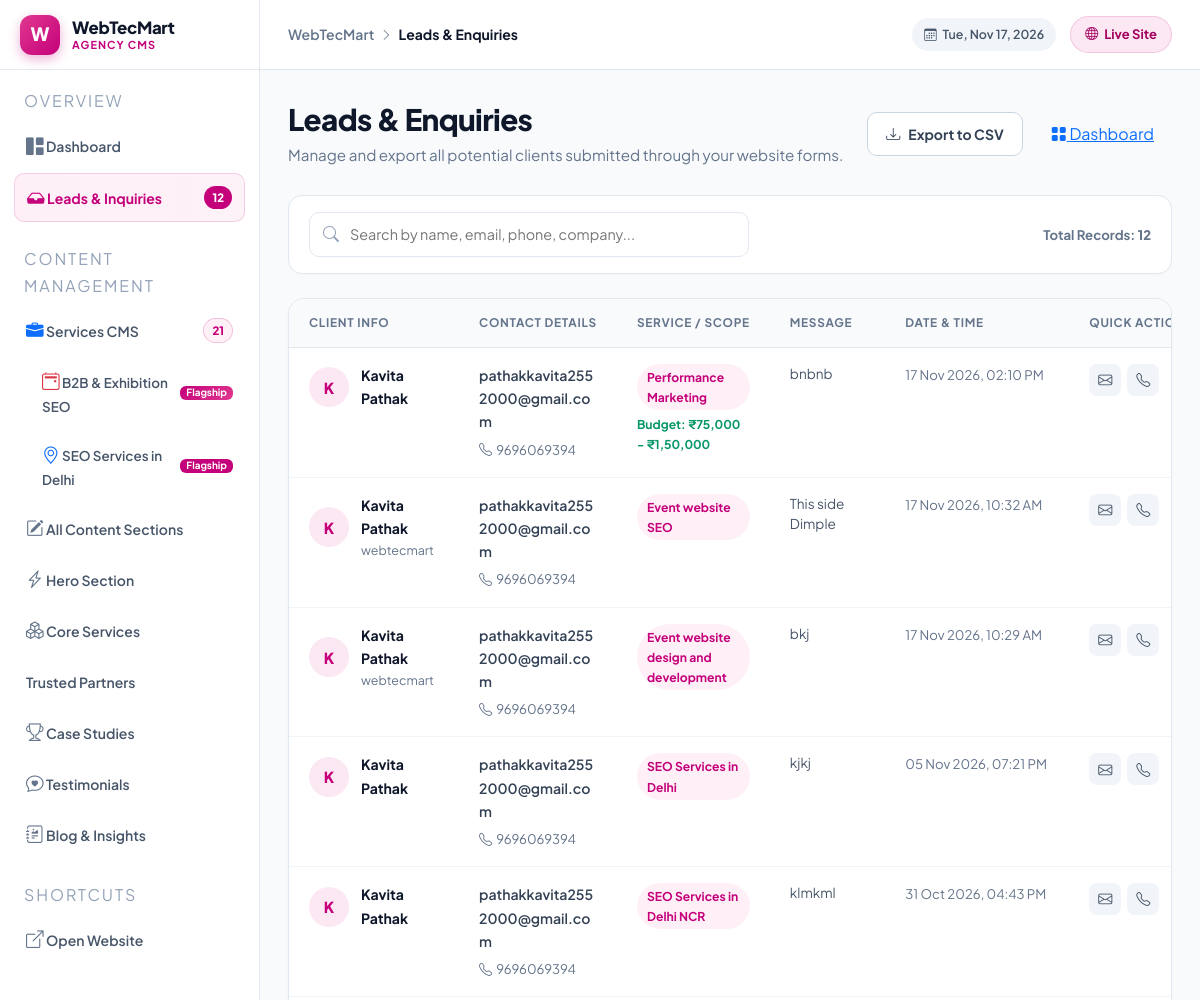
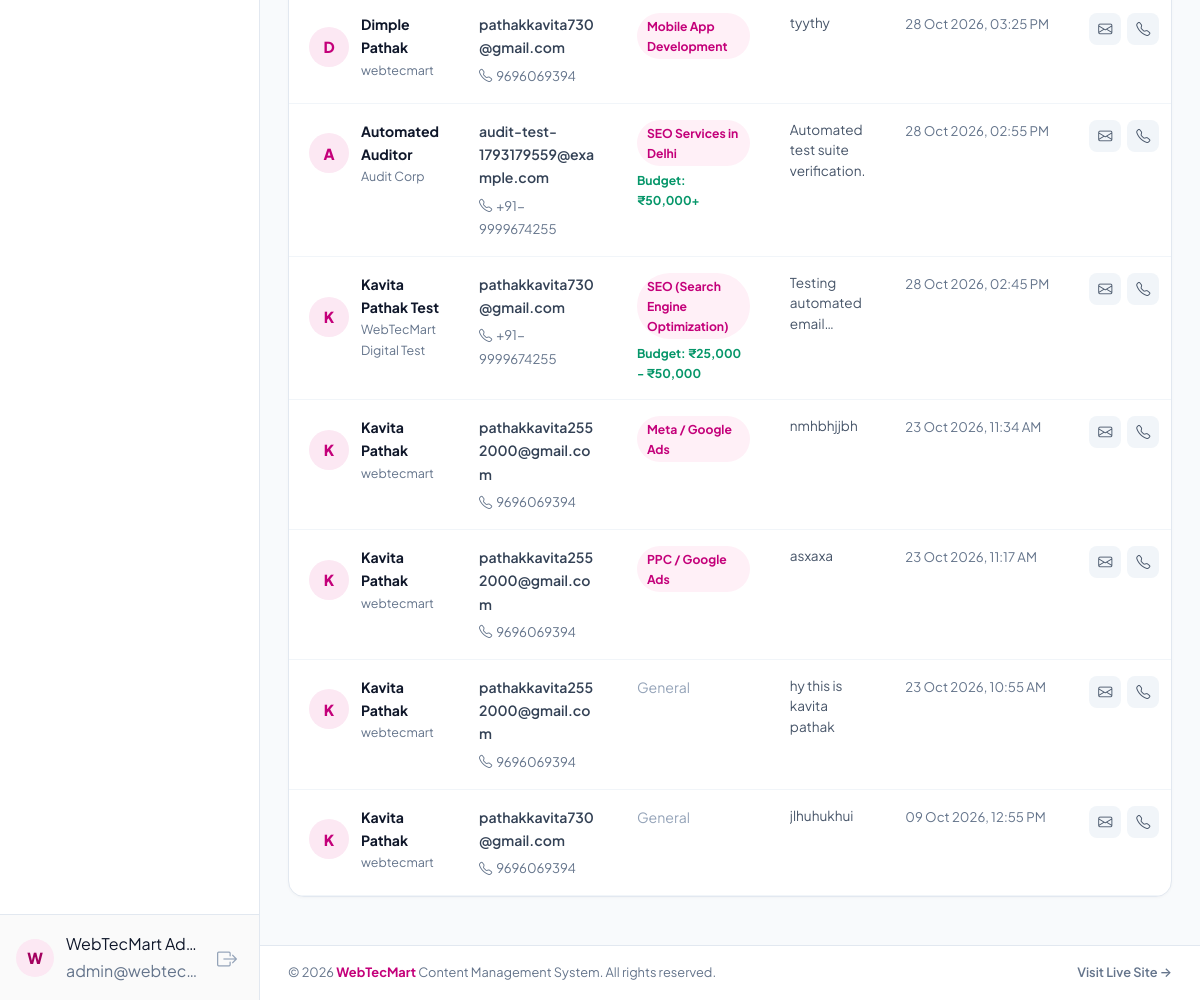
Screenshot of /admin/leads.php (signed in) with the database file from the repository (2 pictures, top to bottom).
### tables this page shows
CREATE TABLE leads (
            id INTEGER PRIMARY KEY AUTOINCREMENT,
            name TEXT NOT NULL,
            email TEXT NOT NULL,
            phone TEXT,
            company TEXT,
            service TEXT,
            budget TEXT,
            message TEXT,
            created_at DATETIME DEFAULT CURRENT_TIMESTAMP
        );

### config.php (called while the page is built, shortened)
<?php
function formatDatabaseDateTime(string $value, string $format = 'd M Y, h:i A'): string
{
    $storedDate = new DateTimeImmutable($value, new DateTimeZone('UTC'));
    $appTimezone = new DateTimeZone(date_default_timezone_get());
    return $storedDate->setTimezone($appTimezone)->format($format);
}
function db(): PDO
{
    static $pdo;
    if ($pdo instanceof PDO) {
        return $pdo;
    }
    $pdo = new PDO('sqlite:' . DB_PATH);
    $pdo->setAttribute(PDO::ATTR_ERRMODE, PDO::ERRMODE_EXCEPTION);
    $pdo->setAttribute(PDO::ATTR_DEFAULT_FETCH_MODE, PDO::FETCH_ASSOC);
    return $pdo;
}
function e(string $value): string
{
    return htmlspecialchars($value ?? '', ENT_QUOTES, 'UTF-8');
}

### admin/leads.php (the view, shortened to what this page needs)
<?php
require_once __DIR__ . '/../config.php';
$leads = db()->query('SELECT * FROM leads ORDER BY created_at DESC')->fetchAll();
$initial = static function (string $name): string {
    $name = trim($name);
    if ($name === '') return '?';
    return function_exists('mb_strtoupper') ? mb_strtoupper(mb_substr($name, 0, 1)) : strtoupper(substr($name, 0, 1));
};
require_once __DIR__ . '/templates/header.php';
?>
<div class="leads-header-row">
    <div>
        <h1>Leads &amp; Enquiries</h1>
        <p>Manage and export all potential clients submitted through your website forms.</p>
    </div>
    <div style="display: flex; gap: 10px;">
        <a href="/admin/leads.php?export=csv" class="leads-export-btn">
            <i class="bi bi-download"></i> Export to CSV
        </a>
        <a href="/admin/dashboard.php" class="dash-action-btn primary" style="padding: 9px 18px; border-radius: 10px;">
            <i class="bi bi-grid-fill"></i> Dashboard
        </a>
    </div>
</div>
<div class="leads-toolbar">
    <div class="leads-search-box">
        <input type="text" id="leadSearch" class="leads-search-input" placeholder="Search by name, email, phone, company..." aria-label="Search leads">
    </div>
    <div>
        <span style="font-size: 0.825rem; font-weight: 700; color: #64748B;">Total Records: <strong><?= count($leads) ?></strong></span>
    </div>
</div>
<div class="leads-card">
    <?php if (empty($leads)): ?>
        <div style="padding: 60px 24px; text-align: center;">
            <div style="width: 64px; height: 64px; border-radius: 20px; background: #FFF0F7; color: #C4007A; display: inline-flex; align-items: center; justify-content: center; font-size: 1.8rem; margin-bottom: 14px;">
                <i class="bi bi-inbox"></i>
            </div>
            <h3 style="font-size: 1.1rem; font-weight: 800; color: #0F172A; margin: 0 0 6px;">No leads recorded yet</h3>
            <p style="font-size: 0.9rem; color: #64748B; margin: 0;">Whenever visitors submit a proposal or consultation form, they will appear here instantly.</p>
        </div>
    <?php else: ?>
        <div class="table-responsive leads-desktop-table">
            <table class="leads-table" id="leadsTable">
                <thead>
                    <tr>
                        <th>Client Info</th>
                        <th>Contact Details</th>
                        <th>Service / Scope</th>
                        <th>Message</th>
                        <th>Date &amp; Time</th>
                        <th>Quick Actions</th>
                    </tr>
                </thead>
                <tbody>
                    <?php foreach ($leads as $l):
                        $searchText = strtolower(implode(' ', [
                            $l['name'] ?? '',
                            $l['email'] ?? '',
                            $l['phone'] ?? '',
                            $l['company'] ?? '',
                            $l['service'] ?? '',
                            $l['message'] ?? ''
                        ]));
                    ?>
                        <tr class="lead-row" data-search="<?= e($searchText) ?>">
                            <td>
                                <div style="display: flex; align-items: center; gap: 12px;">
                                    <div class="leads-avatar-circle"><?= e($initial((string) $l['name'])) ?></div>
                                    <div>
                                        <div style="font-weight: 700; color: #0F172A;"><?= e($l['name']) ?></div>
                                        <?php if (!empty($l['company'])): ?>
                                            <div style="font-size: 0.78rem; color: #64748B;"><?= e($l['company']) ?></div>
                                        <?php endif; ?>
                                    </div>
                                </div>
                            </td>
                            <td>
                                <div>
                                    <a href="mailto:<?= e($l['email']) ?>" style="color: #334155; text-decoration: none; font-weight: 600;">
                                        <?= e($l['email']) ?>
                                    </a>
                                </div>
                                <?php if (!empty($l['phone'])): ?>
                                    <div style="margin-top: 4px;">
                                        <a href="tel:<?= e($l['phone']) ?>" style="color: #64748B; text-decoration: none; font-size: 0.825rem;">
                                            <i class="bi bi-telephone me-1"></i><?= e($l['phone']) ?>
                                        </a>
                                    </div>
                                <?php endif; ?>
                            </td>
                            <td>
                                <?php if (!empty($l['service'])): ?>
                                    <span class="lead-tag"><?= e($l['service']) ?></span>
                                <?php else: ?>
                                    <span style="color: #94A3B8;">General</span>
                                <?php endif; ?>
                                <?php if (!empty($l['budget'])): ?>
                                    <div style="font-size: 0.76rem; color: #059669; font-weight: 700; margin-top: 4px;">
                                        Budget: <?= e($l['budget']) ?>
                                    </div>
                                <?php endif; ?>
                            </td>
                            <td>
                                <div style="max-width: 280px; font-size: 0.85rem; color: #475569; line-height: 1.5; display: -webkit-box; -webkit-line-clamp: 3; -webkit-box-orient: vertical; overflow: hidden;">
                                    <?= !empty($l['message']) ? e($l['message']) : '<span style="color:#94A3B8">—</span>' ?>
                                </div>
                            </td>
                            <td style="white-space: nowrap; color: #64748B; font-size: 0.825rem;">
                                <?= formatDatabaseDateTime((string) $l['created_at']) ?>
                            </td>
                            <td>
                                <div style="display: flex; gap: 6px;">
                                    <a href="mailto:<?= e($l['email']) ?>" class="lead-action-icon" title="Send Email">
                                        <i class="bi bi-envelope"></i>
                                    </a>
                                    <?php if (!empty($l['phone'])): ?>
                                        <a href="tel:<?= e($l['phone']) ?>" class="lead-action-icon" title="Call">
                                            <i class="bi bi-telephone"></i>
                                        </a>
                                    <?php endif; ?>
                                </div>
                            </td>
                        </tr>
                    <?php endforeach; ?>
                </tbody>
            </table>
        </div>
    <?php endif; ?>
</div>
<?php require_once __DIR__ . '/templates/footer.php'; ?>

### assets/css/design-system.css (style rules this page uses)
:root { --wtm-primary: #C4007A; --wtm-primary-dark: #A3005F; --wtm-primary-deep: #780045; --wtm-primary-light: #E0398F; --wtm-primary-soft: #FFF0F7; --wtm-primary-tint: #FCE8F3; --wtm-primary-glow: rgba(196, 0, 122, 0.18); --wtm-primary-rgb: 196, 0, 122; --wtm-bg: #FFF8FC; --wtm-bg-alt: #FFF0F7; --wtm-surface: #FFFFFF; --wtm-surface-muted: #F8FAFC; --wtm-surface-elevated: #FFFFFF; --wtm-border: #F1F4F8; --wtm-border-strong: #E2E8F0; --wtm-border-pink: rgba(196, 0, 122, 0.14); --wtm-text-headline: #111827; --wtm-text-body: #4B5563; --wtm-text-muted: #6B7280; --wtm-text-light: #9CA3AF; --wtm-text-inverse: #FFFFFF; --wtm-accent-gold: #F59E0B; --wtm-accent-emerald: #10B981; --wtm-accent-indigo: #6366F1; --wtm-grad-primary: linear-gradient(135deg, #C4007A 0%, #E0398F 100%); --wtm-grad-dark: linear-gradient(135deg, #A3005F 0%, #C4007A 100%); --wtm-grad-soft: linear-gradient(135deg, #FFF0F7 0%, #FFFFFF 100%); --wtm-grad-surface: linear-gradient(180deg, #FFFFFF 0%, #FDFBF7 100%); --wtm-grad-mesh: radial-gradient(at 0% 0%, rgba(196, 0, 122, 0.08) 0px, transparent 50%), radial-gradient(at 100% 100%, rgba(224, 57, 143, 0.06) 0px, transparent 50%); --wtm-shadow-xs: 0 1px 2px rgba(0, 0, 0, 0.04); --wtm-shadow-sm: 0 2px 8px -1px rgba(0, 0, 0, 0.06), 0 1px 3px rgba(0, 0, 0, 0.04); --wtm-shadow-md: 0 8px 24px -4px rgba(0, 0, 0, 0.06), 0 2px 6px -1px rgba(0, 0, 0, 0.03); --wtm-shadow-lg: 0 20px 35px -8px rgba(17, 24, 39, 0.08), 0 6px 12px -2px rgba(17, 24, 39, 0.03); --wtm-shadow-xl: 0 28px 50px -12px rgba(17, 24, 39, 0.12); --wtm-shadow-glow: 0 12px 30px -6px rgba(196, 0, 122, 0.3); --wtm-shadow-card-hover: 0 22px 42px -10px rgba(196, 0, 122, 0.14), 0 0 0 1px rgba(196, 0, 122, 0.16); --wtm-radius-sm: 8px; --wtm-radius-md: 14px; --wtm-radius-lg: 20px; --wtm-radius-xl: 26px; --wtm-radius-pill: 9999px; --wtm-ease-spring: cubic-bezier(0.16, 1, 0.3, 1); --wtm-ease-smooth: cubic-bezier(0.4, 0, 0.2, 1); --wtm-duration-fast: 0.2s; --wtm-duration-normal: 0.35s; --wtm-duration-slow: 0.6s; }
html { scroll-behavior: smooth; -webkit-text-size-adjust: 100%; overflow-x: clip; }
body { background-color: var(--wtm-bg); color: var(--wtm-text-headline); font-family: var(--font-family-base); line-height: 1.65; overflow-x: clip; width: 100%; }

### assets/css/typography.css (style rules this page uses)
:root { --font-family-base: 'Plus Jakarta Sans', -apple-system, BlinkMacSystemFont, 'Segoe UI', Roboto, Arial, sans-serif; --font-size-h1: clamp(2rem, 1.45rem + 2.2vw, 3rem); --font-size-h2: clamp(1.65rem, 1.35rem + 1.25vw, 2.25rem); --font-size-h3: clamp(1.3rem, 1.15rem + 0.75vw, 1.7rem); --font-size-h4: clamp(1.15rem, 1.05rem + 0.5vw, 1.4rem); --font-size-h5: clamp(1.05rem, 1rem + 0.25vw, 1.2rem); --font-size-h6: clamp(1rem, 0.98rem + 0.1vw, 1.1rem); --font-size-body: 1rem; --font-weight-heading: 700; --font-weight-body: 400; --line-height-heading: 1.2; --line-height-body: 1.65; --letter-spacing-heading: -0.02em; }
body, body :not(i):not(code):not(pre) { font-family: var(--font-family-base) !important; }
body { font-size: var(--font-size-body); line-height: var(--line-height-body); }
body h1, body h1[class], body h2, body h2[class], body h3, body h3[class], body h4, body h4[class], body h5, body h5[class], body h6, body h6[class] { margin-top: 0; font-weight: var(--font-weight-heading) !important; line-height: var(--line-height-heading) !important; letter-spacing: var(--letter-spacing-heading) !important; overflow-wrap: break-word !important; text-wrap: balance; }
body h1, body h1[class] { font-size: var(--font-size-h1) !important; }
p, body p[class] { margin-top: 0; font-size: var(--font-size-body) !important; line-height: var(--line-height-body) !important; font-weight: var(--font-weight-body) !important; overflow-wrap: break-word !important; }
a { overflow-wrap: anywhere; }
button, input, select, textarea { font-family: var(--font-family-base); }

### admin/templates/header.php (style rules this page uses)
:root { --adm-sidebar-w: 260px; --adm-topbar-h: 70px; --adm-brand: #C4007A; --adm-brand-dark: #A3005F; --adm-brand-soft: #FCE8F3; --adm-bg: #F8FAFC; --adm-surface: #FFFFFF; --adm-border: #E2E8F0; --adm-text: #0F172A; --adm-muted: #64748B; }
*, *::before, *::after { box-sizing: border-box; }
body { margin: 0; background: var(--adm-bg); color: var(--adm-text); font-family: 'Plus Jakarta Sans', system-ui, -apple-system, sans-serif; -webkit-font-smoothing: antialiased; min-height: 100vh; }

### rows the page displays
leads: name "K", name "Kavita Pathak", email "pathakkavita2552000@gmail.com", phone "9696069394", service "Performance Marketing", budget "₹75,000 - ₹1,50,000", message "bnbnb", created_at "17 Nov 2026, 02:10 PM"
leads: name "K", name "Kavita Pathak", company "webtecmart", email "pathakkavita2552000@gmail.com", phone "9696069394", service "Event website SEO", message "This side Dimple", created_at "17 Nov 2026, 10:32 AM"
leads: name "K", name "Kavita Pathak", company "webtecmart", email "pathakkavita2552000@gmail.com", phone "9696069394", service "Event website design and development", message "bkj", created_at "17 Nov 2026, 10:29 AM"
leads: name "K", name "Kavita Pathak", email "pathakkavita2552000@gmail.com", phone "9696069394", service "SEO Services in Delhi", message "kjkj", created_at "05 Nov 2026, 07:21 PM"
leads: name "K", name "Kavita Pathak", email "pathakkavita2552000@gmail.com", phone "9696069394", service "SEO Services in Delhi NCR", message "klmkml", created_at "31 Oct 2026, 04:43 PM"
leads: name "D", name "Dimple Pathak", company "webtecmart", email "pathakkavita730@gmail.com", phone "9696069394", service "Mobile App Development", message "tyythy", created_at "28 Oct 2026, 03:25 PM"
leads: name "A", name "Automated Auditor", company "Audit Corp", email "audit-test-1793179559@example.com", phone "+91-9999674255", service "SEO Services in Delhi", budget "₹50,000+", message "Automated test suite verification.", created_at "28 Oct 2026, 02:55 PM"
leads: name "K", name "Kavita Pathak Test", company "WebTecMart Digital Test", email "pathakkavita730@gmail.com", phone "+91-9999674255", service "SEO (Search Engine Optimization)", budget "₹25,000 - ₹50,000", message "Testing automated…", created_at "28 Oct 2026, 02:45 PM"
leads: name "K", name "Kavita Pathak", company "webtecmart", email "pathakkavita2552000@gmail.com", phone "9696069394", service "Meta / Google Ads", message "nmhbhjjbh", created_at "23 Oct 2026, 11:34 AM"
leads: name "K", name "Kavita Pathak", company "webtecmart", email "pathakkavita2552000@gmail.com", phone "9696069394", service "PPC / Google Ads", message "asxaxa", created_at "23 Oct 2026, 11:17 AM"
leads: name "K", name "Kavita Pathak", company "webtecmart", email "pathakkavita2552000@gmail.com", phone "9696069394", service "General", message "hy this is kavita pathak", created_at "23 Oct 2026, 10:55 AM"
leads: name "K", name "Kavita Pathak", company "webtecmart", email "pathakkavita730@gmail.com", phone "9696069394", service "General", message "jlhuhukhui", created_at "09 Oct 2026, 12:55 PM"

### other values shown
$totalLeadsCount "12"
$totalServicesCount "21"
substr(trim($adminName), 0, 1) "W"
$adminName "WebTecMart Ad…"
$adminEmail "admin@webtec…"
$currentPageTitle "Leads & Enquiries"
count($leads) "12"
